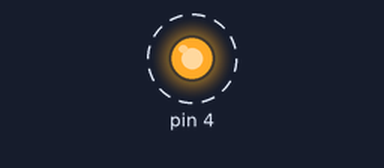
The sketch below on a simulated Arduino Uno, built with avr-gcc and run on an emulated ATmega328P. Shown: output pins drawn as LEDs (lit = HIGH). Dashed ring = blinking. What the sketch prints to the serial monitor is not drawn.

Above: at 0.5 s.
Timing chart, 0 to 4.6 s (numbered marks = the images above):
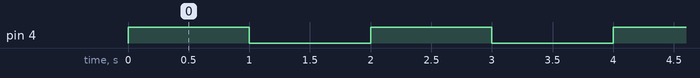

Measured:
- by itself, pin 4: alternates HIGH for 1.0 s and LOW for 1.0 s

The sketch:

ch32v003-Ltika.ino
```cpp
void setup() {
  pinMode(PD4, OUTPUT);
  Serial.begin(9600);
}

void loop() {
  digitalWrite(PD4, HIGH);
  Serial.println("ON!");
  delay(1000);

  digitalWrite(PD4, LOW);
  Serial.print("OFF!");
  delay(1000);
}
```
